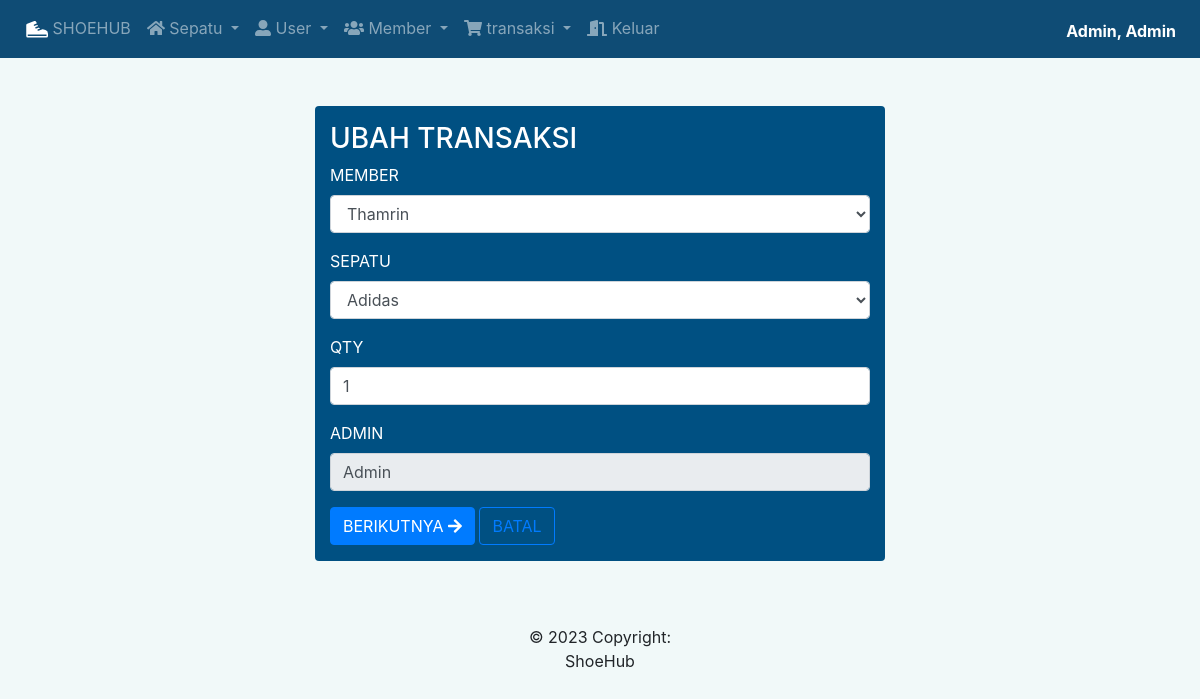
The app's page /transaksi_ubah.php?id_transaksi=5 (signed in) with its own data.
### tables this page shows
CREATE TABLE `tb_transaksi` (
  `id_transaksi` int(11) NOT NULL,
  `id_member` int(11) NOT NULL,
  `id_sepatu` int(11) NOT NULL,
  `qty` int(11) NOT NULL,
  `pembayaran` varchar(100) NOT NULL,
  `tanggal` date NOT NULL,
  `id_user` int(11) NOT NULL
);

CREATE TABLE `tb_member` (
  `id_member` int(11) NOT NULL,
  `nama_member` varchar(255) NOT NULL,
  `jenis_kelamin` enum('Laki-laki','Perempuan') NOT NULL,
  `alamat_member` text NOT NULL,
  `telp_member` varchar(15) NOT NULL
);

CREATE TABLE `tb_sepatu` (
  `id_sepatu` int(11) NOT NULL,
  `merek_sepatu` varchar(255) NOT NULL,
  `jenis_sepatu` varchar(255) NOT NULL,
  `ukuran_sepatu` int(11) NOT NULL,
  `harga_sepatu` decimal(10,2) NOT NULL
);

CREATE TABLE `tb_user` (
  `id_user` int(11) NOT NULL,
  `username` varchar(50) NOT NULL,
  `password` varchar(255) NOT NULL,
  `nama_user` varchar(255) NOT NULL,
  `jenis_kelamin` enum('Laki-laki','Perempuan') NOT NULL,
  `alamat_user` text NOT NULL,
  `telp_user` varchar(15) NOT NULL
);

### transaksi_ubah.php (the view, shortened to what this page needs)
<?php
	include 'functions.php';
	$id_transaksi = $_GET['id_transaksi'];
	$id_user = $_SESSION['id_user'];
	$sql_user = "SELECT * FROM tb_user WHERE id_user = '$id_user'";
	$eksekusi_user = mysqli_query($koneksi, $sql_user);
	$data_user = mysqli_fetch_array($eksekusi_user);
	$sql_transaksi = "SELECT * FROM tb_transaksi
					LEFT OUTER JOIN tb_member ON tb_member.id_member = tb_transaksi.id_member
					LEFT OUTER JOIN tb_sepatu ON tb_sepatu.id_sepatu = tb_transaksi.id_sepatu
					WHERE id_transaksi = '$id_transaksi'";
	$eksekusi_transaksi = mysqli_query($koneksi, $sql_transaksi);
	$data_transaksi = mysqli_fetch_array($eksekusi_transaksi);
 ?>
<!DOCTYPE html>
<html lang="en">
<head>
</head>
<body>
	<?php include 'nav.php'; ?>
	<div class="container mt-5 mb-5 text-white">
		<div class="row justify-content-center">
			<div class="col-md-6 rounded" style="background-color: #005082;">
				<form method="POST">
					<h3 class="mt-3">UBAH TRANSAKSI</h3>
					<div class="form-group">
						<label for="id_member">MEMBER</label>
						<select class="form-control" name="id_member" id="id_member">
							<option value="<?= $data_transaksi['id_member']; ?>" hidden><?= $data_transaksi['nama_member']; ?></option>
						</select>
					</div>
					<div class="form-group">
						<label for="id_sepatu">SEPATU</label>
						<select class="form-control" name="id_sepatu" id="id_sepatu">
							<option value="<?= $data_transaksi['id_sepatu']; ?>" hidden><?= $data_transaksi['merek_sepatu']; ?></option>
						</select>
					</div>
					<div class="form-group">
						<label for="qty">QTY</label>
						<input type="number" name="qty" value="<?= $data_transaksi['qty']; ?>" class="form-control">
					</div>
					<div class="form-group">
						<label for="id_user">ADMIN</label>
						<input class="form-control" type="text" value="<?= $data_user['nama_user']; ?>" disabled>
					</div>
					<div class="form-group">
						<button type="submit" class="btn btn-primary" name="submit">BERIKUTNYA <i class="fa fa-arrow-right"></i></button>
						<a class="btn btn-outline-primary" href="transaksi_show.php">BATAL</a>
					</div>
				</form>
			</div>
		</div>
	</div>
</body>
<?php include 'footer.php'; ?>
</html>

### nav.php (style rules this page uses)
.container { margin-top: 30px; }

### records on screen
tb_transaksi: id_member "Thamrin", id_sepatu "Adidas", qty "1"
tb_user: nama_user "Admin"

### other values on screen
$username "Admin"
